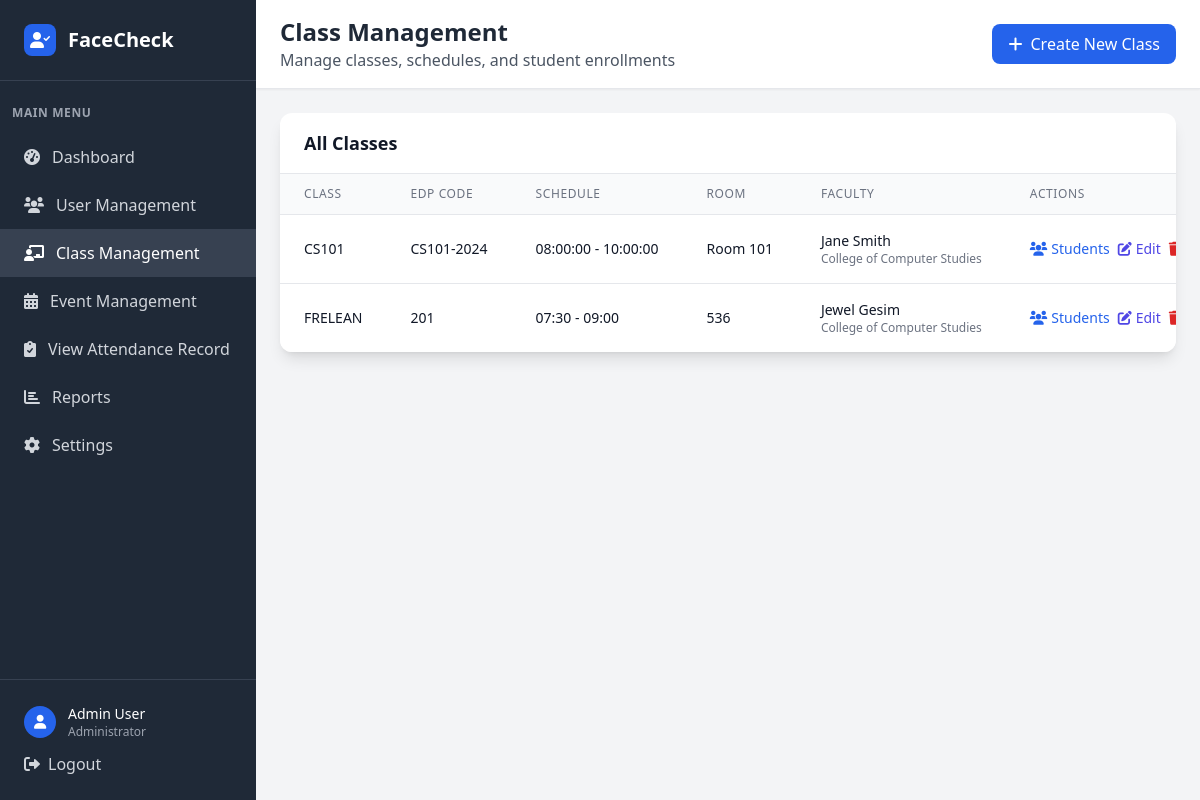
Page /admin/classes (signed in) on the earlier database version.
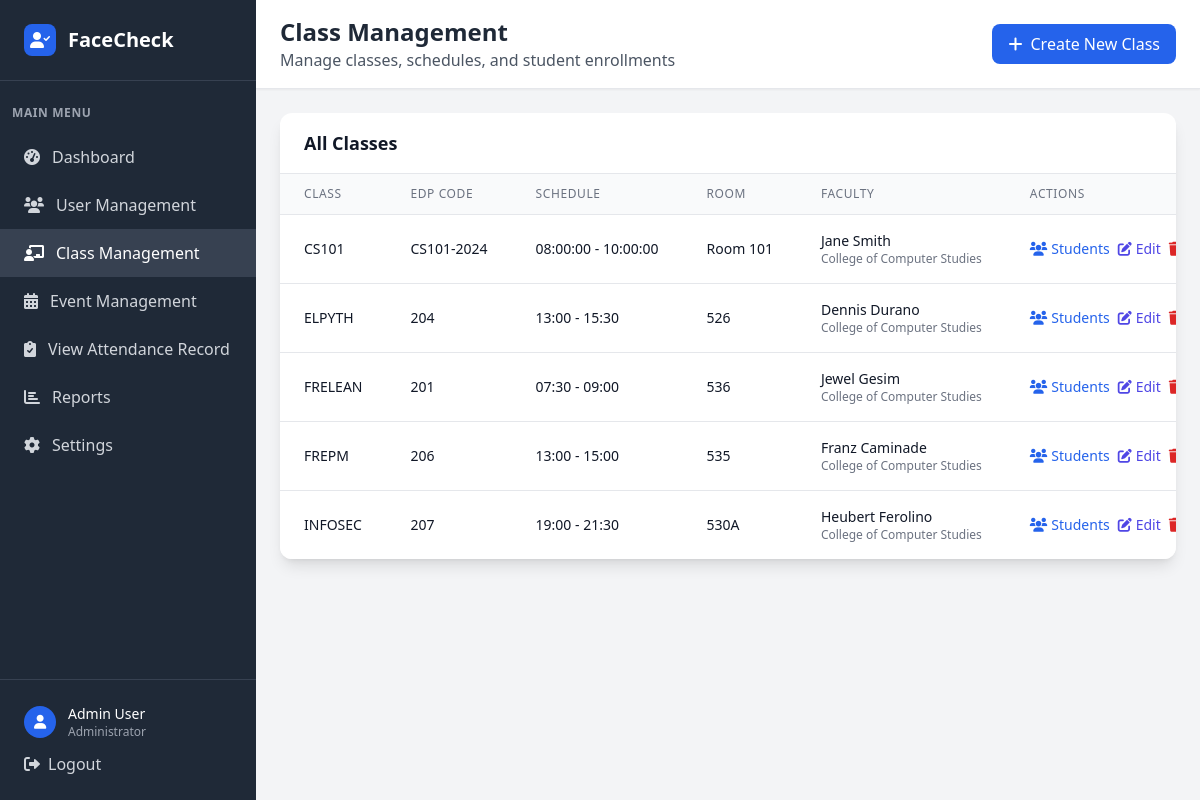
Same page on the later database version.
### tables this page shows
CREATE TABLE class (
            class_id INTEGER PRIMARY KEY AUTOINCREMENT,
            class_name VARCHAR(20) NOT NULL,
            edpcode VARCHAR(20) NOT NULL UNIQUE,
            start_time TIME,
            end_time TIME,
            room VARCHAR(10),
            faculty_id INTEGER NOT NULL,
            FOREIGN KEY (faculty_id) REFERENCES faculty(faculty_id)
        );

CREATE TABLE user (
            user_id INTEGER PRIMARY KEY AUTOINCREMENT,
            idno VARCHAR(20) NOT NULL UNIQUE,
            firstname VARCHAR(50) NOT NULL,
            lastname VARCHAR(50) NOT NULL,
            role VARCHAR(10) NOT NULL CHECK (role IN ('admin', 'faculty', 'student')),
            password VARCHAR(255) NOT NULL,
            created_at DATETIME DEFAULT CURRENT_TIMESTAMP,
            is_active BOOLEAN DEFAULT 1,
            dept_id INTEGER,
            FOREIGN KEY (dept_id) REFERENCES department(dept_id)
        );

CREATE TABLE department (
            dept_id INTEGER PRIMARY KEY AUTOINCREMENT,
            dept_name VARCHAR(50) NOT NULL
        );

### app.py (the view)
@app.route('/admin/classes')
def admin_classes():
    if 'user_id' not in session or session['role'] != 'admin':
        return redirect(url_for('login'))
    conn = get_db_connection()
    classes = conn.execute('''
        SELECT c.*, u.firstname, u.lastname, d.dept_name
        FROM class c
        JOIN faculty f ON c.faculty_id = f.faculty_id
        JOIN user u ON f.user_id = u.user_id
        LEFT JOIN department d ON u.dept_id = d.dept_id
        ORDER BY c.class_name
    ''').fetchall()
    faculty = conn.execute('''
        SELECT f.faculty_id, u.firstname, u.lastname, d.dept_name
        FROM faculty f
        JOIN user u ON f.user_id = u.user_id
        LEFT JOIN department d ON u.dept_id = d.dept_id
        WHERE u.is_active = 1
        ORDER BY u.firstname, u.lastname
    ''').fetchall()
    conn.close()
    return render_template('admin_classes.html', classes=classes, faculty=faculty)

### app.py (called while the page is built)
def get_db_connection():
    try:
        conn = sqlite3.connect('facecheck.db', timeout=30.0)
        conn.row_factory = sqlite3.Row
        conn.execute('PRAGMA foreign_keys = ON')
        try:
            cur = conn.cursor()
            cur.execute("PRAGMA table_info(faculty)")
            columns = [row[1] for row in cur.fetchall()]
            if 'attendance_image' not in columns:
                cur.execute("ALTER TABLE faculty ADD COLUMN attendance_image VARCHAR(255)")
                conn.commit()
        except Exception:
            pass
        return conn
    except sqlite3.Error as e:
        print(f"Database connection error: {e}")
        raise

### templates/admin_classes.html (shortened to what the changed rows need)
<!DOCTYPE html>
<html lang="en">
<head>
    <script src="https://cdn.tailwindcss.com"></script>
    <link href="https://cdnjs.cloudflare.com/ajax/libs/font-awesome/6.0.0/css/all.min.css" rel="stylesheet">
</head>
<body class="bg-gray-100">
    <div class="flex h-screen">
        <div class="w-64 bg-gray-800 text-white">
            <div class="p-6 border-b border-gray-700">
                <div class="flex items-center">
                    <h1 class="text-xl font-bold">FaceCheck</h1>
                </div>
            </div>
        </div>
        <div class="flex-1 flex flex-col overflow-hidden">
            <header class="bg-white shadow-sm border-b border-gray-200">
                <div class="px-6 py-4">
                    <div class="flex items-center justify-between">
                        <div>
                            <h2 class="text-2xl font-bold text-gray-800">Class Management</h2>
                        </div>
                    </div>
                </div>
            </header>
            <main class="flex-1 overflow-y-auto p-6">
                <div class="bg-white rounded-xl shadow-lg overflow-hidden">
                    {% if classes %}
                    <div class="overflow-x-auto">
                        <table class="min-w-full divide-y divide-gray-200">
                            <thead class="bg-gray-50">
                                <tr>
                                    <th class="px-6 py-3 text-left text-xs font-medium text-gray-500 uppercase tracking-wider">Class</th>
                                    <th class="px-6 py-3 text-left text-xs font-medium text-gray-500 uppercase tracking-wider">EDP Code</th>
                                    <th class="px-6 py-3 text-left text-xs font-medium text-gray-500 uppercase tracking-wider">Schedule</th>
                                    <th class="px-6 py-3 text-left text-xs font-medium text-gray-500 uppercase tracking-wider">Room</th>
                                    <th class="px-6 py-3 text-left text-xs font-medium text-gray-500 uppercase tracking-wider">Faculty</th>
                                    <th class="px-6 py-3 text-left text-xs font-medium text-gray-500 uppercase tracking-wider">Actions</th>
                                </tr>
                            </thead>
                            <tbody class="bg-white divide-y divide-gray-200">
                                {% for class in classes %}
                                <tr class="hover:bg-gray-50">
                                    <td class="px-6 py-4 whitespace-nowrap">
                                        <div class="text-sm font-medium text-gray-900">{{ class.class_name }}</div>
                                    </td>
                                    <td class="px-6 py-4 whitespace-nowrap">
                                        <div class="text-sm text-gray-900">{{ class.edpcode }}</div>
                                    </td>
                                    <td class="px-6 py-4 whitespace-nowrap">
                                        <div class="text-sm text-gray-900">
                                            {{ class.start_time }} - {{ class.end_time }}
                                        </div>
                                    </td>
                                    <td class="px-6 py-4 whitespace-nowrap">
                                        <div class="text-sm text-gray-900">{{ class.room or 'TBA' }}</div>
                                    </td>
                                    <td class="px-6 py-4 whitespace-nowrap">
                                        <div class="text-sm text-gray-900">{{ class.firstname }} {{ class.lastname }}</div>
                                        <div class="text-xs text-gray-500">{{ class.dept_name or 'No Department' }}</div>
                                    </td>
                                    <td class="px-6 py-4 whitespace-nowrap text-sm font-medium">
                                        <div class="flex space-x-2">
                                            <a href="{{ url_for('class_students', class_id=class.class_id) }}" class="text-blue-600 hover:text-blue-900">
                                                <i class="fas fa-users mr-1"></i>Students
                                            </a>
                                            <a href="{{ url_for('edit_class', class_id=class.class_id) }}" class="text-indigo-600 hover:text-indigo-900">
                                                <i class="fas fa-edit mr-1"></i>Edit
                                            </a>
                                            <form method="POST" action="{{ url_for('delete_class', class_id=class.class_id) }}" class="inline" onsubmit="return confirm('Are you sure you want to delete this class? This action cannot be undone.')">
                                                <button type="submit" class="text-red-600 hover:text-red-900">
                                                    <i class="fas fa-trash mr-1"></i>Delete
                                                </button>
                                            </form>
                                        </div>
                                    </td>
                                </tr>
                                {% endfor %}
                            </tbody>
                        </table>
                    </div>
                    {% endif %}
                </div>
            </main>
        </div>
    </div>
</body>
</html>

Differences in the rows shown:
added class: class_name "ELPYTH", edpcode "204", start_time "13:00", end_time "15:30", room "526", firstname "Dennis", lastname "Durano", dept_name "College of Computer Studies"
added class: class_name "FREPM", edpcode "206", start_time "13:00", end_time "15:00", room "535", firstname "Franz", lastname "Caminade", dept_name "College of Computer Studies"
added class: class_name "INFOSEC", edpcode "207", start_time "19:00", end_time "21:30", room "530A", firstname "Heubert", lastname "Ferolino", dept_name "College of Computer Studies"
